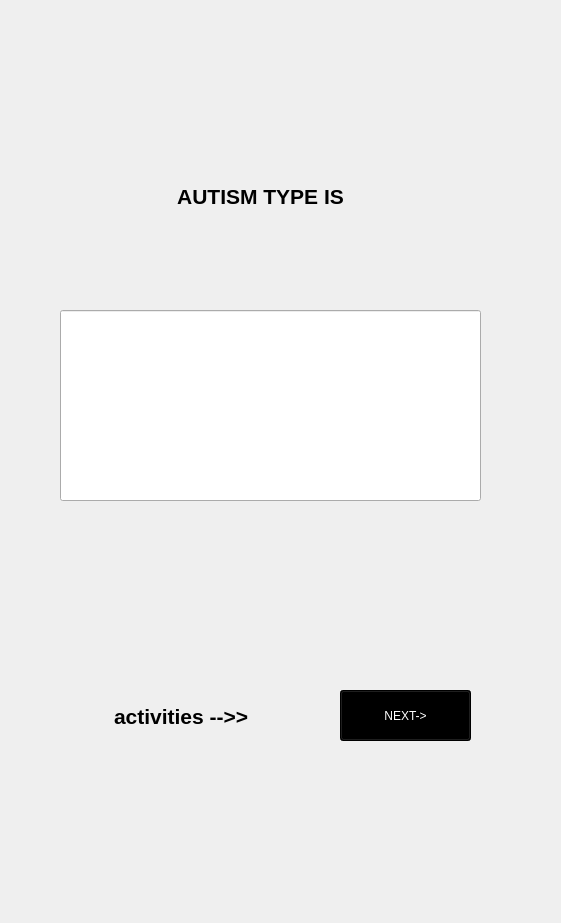
<?xml version="1.0" encoding="UTF-8"?>
<ui version="4.0">
 <class>MainWindow</class>
 <widget class="QMainWindow" name="MainWindow">
  <property name="geometry">
   <rect>
    <x>0</x>
    <y>0</y>
    <width>561</width>
    <height>923</height>
   </rect>
  </property>
  <property name="windowTitle">
   <string>MainWindow</string>
  </property>
  <widget class="QWidget" name="centralwidget">
   <widget class="QLabel" name="label">
    <property name="geometry">
     <rect>
      <x>-10</x>
      <y>0</y>
      <width>591</width>
      <height>951</height>
     </rect>
    </property>
    <property name="text">
     <string/>
    </property>
    <property name="pixmap">
     <pixmap>ui imges/Your paragraph text.png</pixmap>
    </property>
    <property name="scaledContents">
     <bool>true</bool>
    </property>
   </widget>
   <widget class="QLineEdit" name="showtheautismtype">
    <property name="geometry">
     <rect>
      <x>60</x>
      <y>310</y>
      <width>421</width>
      <height>191</height>
     </rect>
    </property>
    <property name="styleSheet">
     <string notr="true">QTextBrowser {
    border: none;
}
</string>
    </property>
   </widget>
   <widget class="QTextBrowser" name="textBrowser">
    <property name="geometry">
     <rect>
      <x>100</x>
      <y>180</y>
      <width>321</width>
      <height>91</height>
     </rect>
    </property>
    <property name="styleSheet">
     <string notr="true">QTextBrowser {
    background: transparent;
    border: none;
}
</string>
    </property>
    <property name="html">
     <string>&lt;!DOCTYPE HTML PUBLIC &quot;-//W3C//DTD HTML 4.0//EN&quot; &quot;http://www.w3.org/TR/REC-html40/strict.dtd&quot;&gt;
&lt;html&gt;&lt;head&gt;&lt;meta name=&quot;qrichtext&quot; content=&quot;1&quot; /&gt;&lt;style type=&quot;text/css&quot;&gt;
p, li { white-space: pre-wrap; }
&lt;/style&gt;&lt;/head&gt;&lt;body style=&quot; font-family:'MS Shell Dlg 2'; font-size:7.8pt; font-weight:400; font-style:normal;&quot;&gt;
&lt;p align=&quot;center&quot; style=&quot; margin-top:0px; margin-bottom:0px; margin-left:0px; margin-right:0px; -qt-block-indent:0; text-indent:0px;&quot;&gt;&lt;span style=&quot; font-size:16pt; font-weight:600;&quot;&gt;AUTISM TYPE IS&lt;/span&gt;&lt;/p&gt;&lt;/body&gt;&lt;/html&gt;</string>
    </property>
   </widget>
   <widget class="QPushButton" name="pushButton">
    <property name="geometry">
     <rect>
      <x>340</x>
      <y>690</y>
      <width>131</width>
      <height>51</height>
     </rect>
    </property>
    <property name="styleSheet">
     <string notr="true">color: rgb(255, 255, 255);
background-color: rgb(0, 0, 0);</string>
    </property>
    <property name="text">
     <string>NEXT-&gt;</string>
    </property>
   </widget>
   <widget class="QTextBrowser" name="textBrowser_2">
    <property name="geometry">
     <rect>
      <x>110</x>
      <y>700</y>
      <width>271</width>
      <height>41</height>
     </rect>
    </property>
    <property name="styleSheet">
     <string notr="true">QTextBrowser {
    background: transparent;
    border: none;
}
</string>
    </property>
    <property name="html">
     <string>&lt;!DOCTYPE HTML PUBLIC &quot;-//W3C//DTD HTML 4.0//EN&quot; &quot;http://www.w3.org/TR/REC-html40/strict.dtd&quot;&gt;
&lt;html&gt;&lt;head&gt;&lt;meta name=&quot;qrichtext&quot; content=&quot;1&quot; /&gt;&lt;style type=&quot;text/css&quot;&gt;
p, li { white-space: pre-wrap; }
&lt;/style&gt;&lt;/head&gt;&lt;body style=&quot; font-family:'MS Shell Dlg 2'; font-size:7.8pt; font-weight:400; font-style:normal;&quot;&gt;
&lt;p style=&quot; margin-top:12px; margin-bottom:12px; margin-left:0px; margin-right:0px; -qt-block-indent:0; text-indent:0px;&quot;&gt;&lt;span style=&quot; font-size:16pt; font-weight:600;&quot;&gt;activities --&amp;gt;&amp;gt;&lt;/span&gt;&lt;/p&gt;&lt;/body&gt;&lt;/html&gt;</string>
    </property>
   </widget>
  </widget>
 </widget>
 <resources/>
 <connections/>
</ui>
